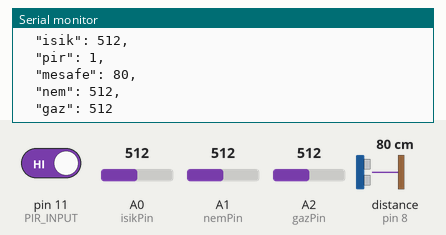
Recording of a sketch running on a simulated Arduino Uno, built for the host (arithmetic inside an expression is 32-bit, double 64-bit). Parts: the last lines printed to the serial monitor. Wiring (inferred from the names in the program): ultrasonic range finder: trigger pin 7; echo pin 8. Inputs (shaded band) come from the test bench; at power-on: A2 (gazPin) = 512, A0 (isikPin) = 512, A1 (nemPin) = 512, pin 11 (PIR_INPUT) HIGH, distance to the obstacle (sensor on pin 8) 80 cm. The echo pulse lasts 58.3 µs per cm.

Above: at 4.2 s.
4.3 s: A2 (gazPin) set to 105
At 5.3 s:
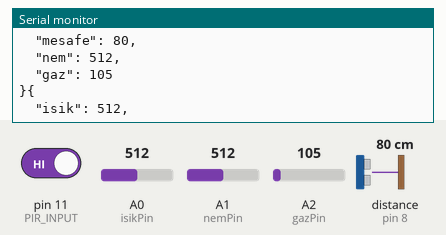
7.3 s: A2 (gazPin) set to 91
At 8.0 s:
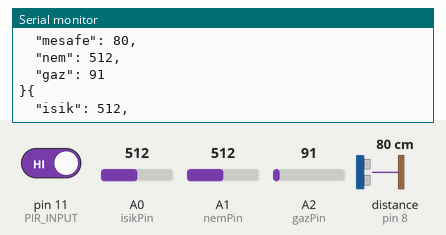
10.3 s: A0 (isikPin) set to 107
At 10.9 s:
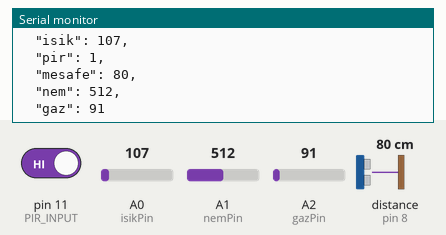
11.8 s: A0 (isikPin) set to 93
At 12.9 s:
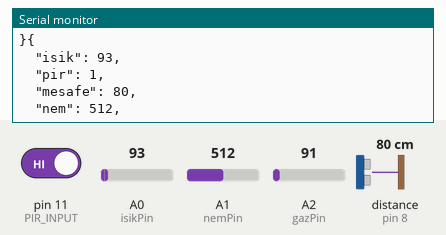
14.8 s: A1 (nemPin) set to 106
At 15.9 s:
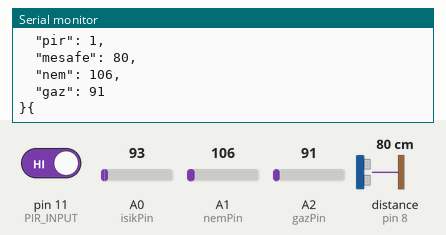
16.3 s: A1 (nemPin) set to 93
At 16.9 s:
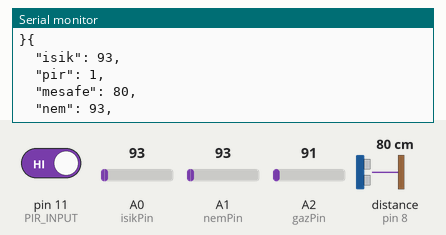
Timing chart, 0 to 18.8 s (numbered marks = the images above; inputs shaded):
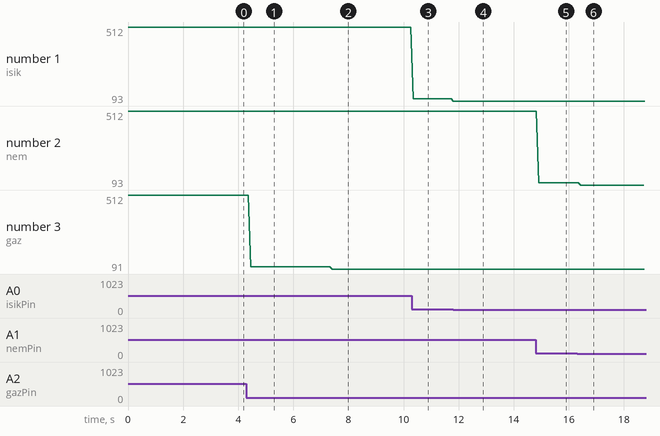

The sketch:

ard.ino
```cpp
#define PIR_INPUT 11  //  sensor pir out
#include "Arduino.h"
#include "SoftwareSerial.h"
#include <ArduinoJson.h>
SoftwareSerial mySoftwareSerial(5, 6);
#define trigPin 7
#define echoPin 8
#define nemPin A1
#define isikPin A0
#define gazPin A2

void setup() {
  mySoftwareSerial.begin(19200);
  Serial.begin(9600);
  pinMode(trigPin, OUTPUT);
  pinMode(echoPin, INPUT);
  pinMode(PIR_INPUT, INPUT);
}

void loop() {
  int isik = analogRead(isikPin); //Işık değişkenini A0 pinindeki LDR ile okuyoruz
  int nem = analogRead(nemPin);
  int gaz = analogRead(gazPin);
  int pir = digitalRead(PIR_INPUT);
  long sure, mesafe;
  digitalWrite(trigPin, LOW);
  delayMicroseconds(2);
  digitalWrite(trigPin, HIGH);
  delayMicroseconds(10);
  digitalWrite(trigPin, LOW);
  sure = pulseIn(echoPin, HIGH);
  mesafe = sure/58.2;
  //Serial.println(isik);
  //Serial.println(pir);
  //Serial.println(mesafe);

  StaticJsonBuffer<200> jsonBuffer;
  JsonObject& root = jsonBuffer.createObject();
  root["isik"] = isik;
  root["pir"] = pir;
  root["mesafe"] = mesafe;
  root["nem"] = nem;
  root["gaz"] = gaz;
  //root.prettyPrintTo(Serial);
//if(mySoftwareSerial.available()>0)
//{
  root.prettyPrintTo(Serial);
 root.printTo(mySoftwareSerial);
//}
  //delay(500);
}
```

Measured:
- the behaviour switches between 100 and 99 on A0 (isikPin) (found by bisection; images 3 and 4)
- the behaviour switches between 100 and 99 on A1 (nemPin) (found by bisection; images 5 and 6)
- after the input at 4.3 s, the serial monitor: prints a new line after 0.15 s (image 1)
- after the input at 7.3 s, the serial monitor: prints a new line after 0.11 s (image 2)
- after the input at 10.3 s, the serial monitor: prints a new line after 0.05 s (image 3)
- after the input at 11.8 s, the serial monitor: prints a new line at once (image 4)
- after the input at 14.8 s, the serial monitor: prints a new line after 0.10 s (image 5)
- after the input at 16.3 s, the serial monitor: prints a new line after 0.13 s (image 6)
